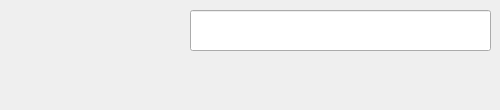
<?xml version="1.0" encoding="UTF-8"?>
<ui version="4.0">
 <class>CustomField</class>
 <widget class="QWidget" name="CustomField">
  <property name="geometry">
   <rect>
    <x>0</x>
    <y>0</y>
    <width>500</width>
    <height>110</height>
   </rect>
  </property>
  <property name="windowTitle">
   <string>Form</string>
  </property>
  <widget class="QLineEdit" name="edit">
   <property name="geometry">
    <rect>
     <x>190</x>
     <y>10</y>
     <width>301</width>
     <height>41</height>
    </rect>
   </property>
   <property name="font">
    <font>
     <pointsize>14</pointsize>
    </font>
   </property>
   <property name="alignment">
    <set>Qt::AlignmentFlag::AlignJustify|Qt::AlignmentFlag::AlignVCenter</set>
   </property>
  </widget>
  <widget class="QLabel" name="name">
   <property name="geometry">
    <rect>
     <x>30</x>
     <y>10</y>
     <width>141</width>
     <height>41</height>
    </rect>
   </property>
   <property name="font">
    <font>
     <pointsize>16</pointsize>
    </font>
   </property>
   <property name="text">
    <string>&lt;html&gt;&lt;head/&gt;&lt;body&gt;&lt;p align=&quot;center&quot;&gt;&lt;span style=&quot; font-size:16pt;&quot;&gt;&lt;br/&gt;&lt;/span&gt;&lt;/p&gt;&lt;/body&gt;&lt;/html&gt;</string>
   </property>
  </widget>
  <widget class="QLabel" name="errorLabel">
   <property name="geometry">
    <rect>
     <x>30</x>
     <y>60</y>
     <width>461</width>
     <height>41</height>
    </rect>
   </property>
   <property name="font">
    <font>
     <pointsize>10</pointsize>
    </font>
   </property>
   <property name="text">
    <string/>
   </property>
   <property name="textFormat">
    <enum>Qt::TextFormat::AutoText</enum>
   </property>
  </widget>
 </widget>
 <resources/>
 <connections/>
</ui>
